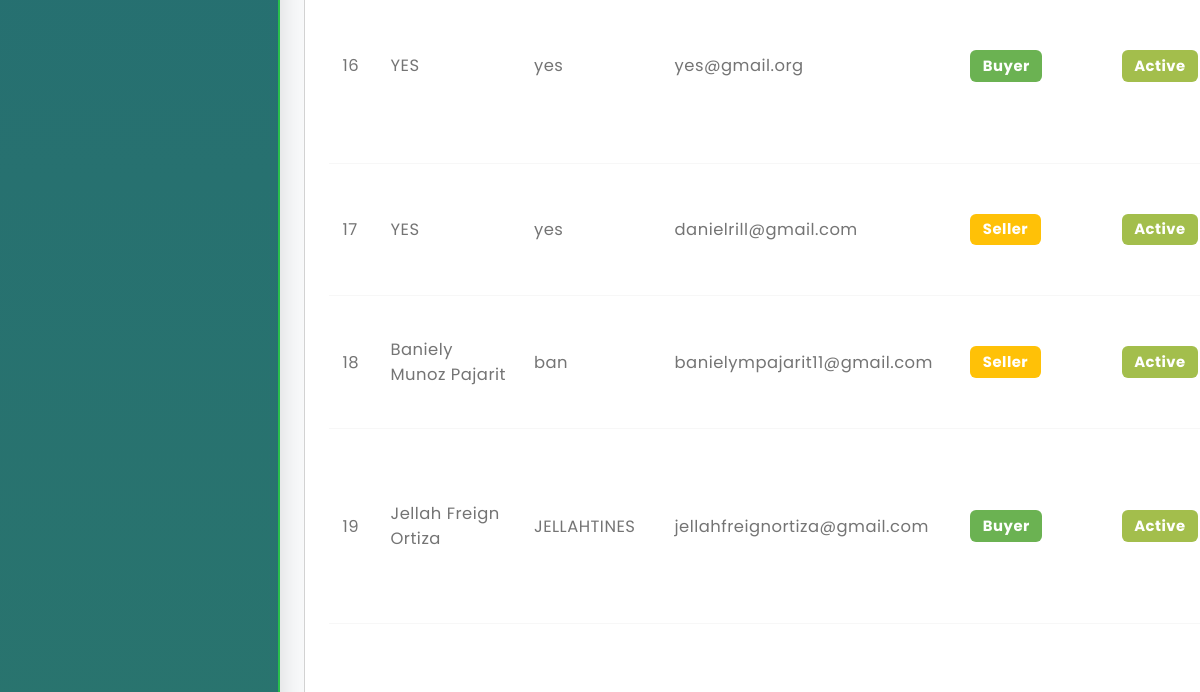
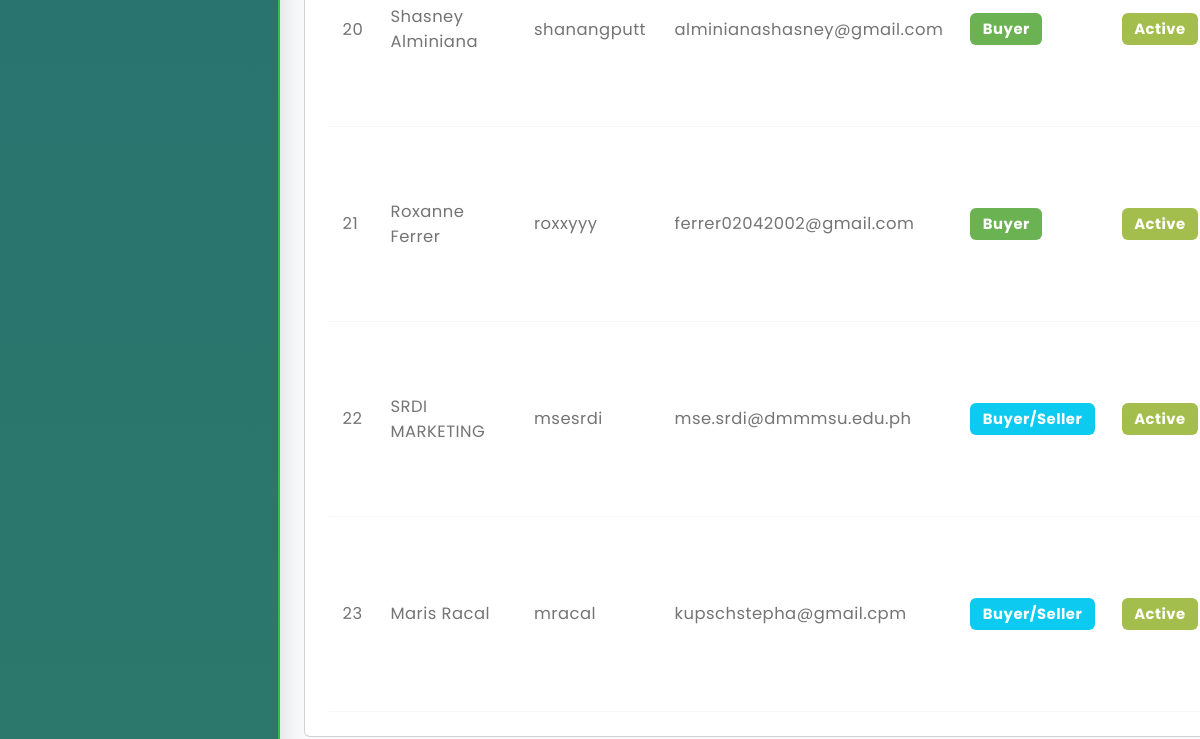
The page /admin/manageusers.php (signed in, lower part) on the database as committed earlier (2 pictures, top to bottom).
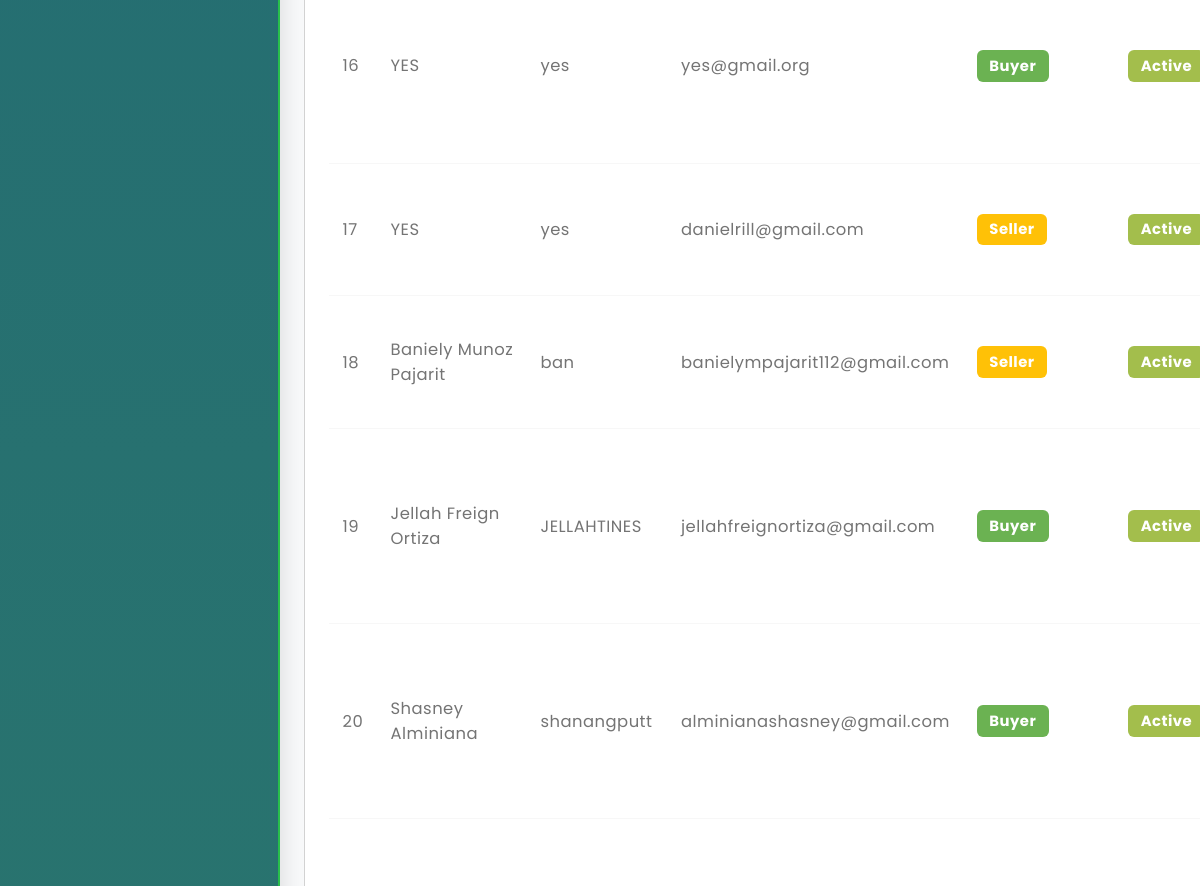
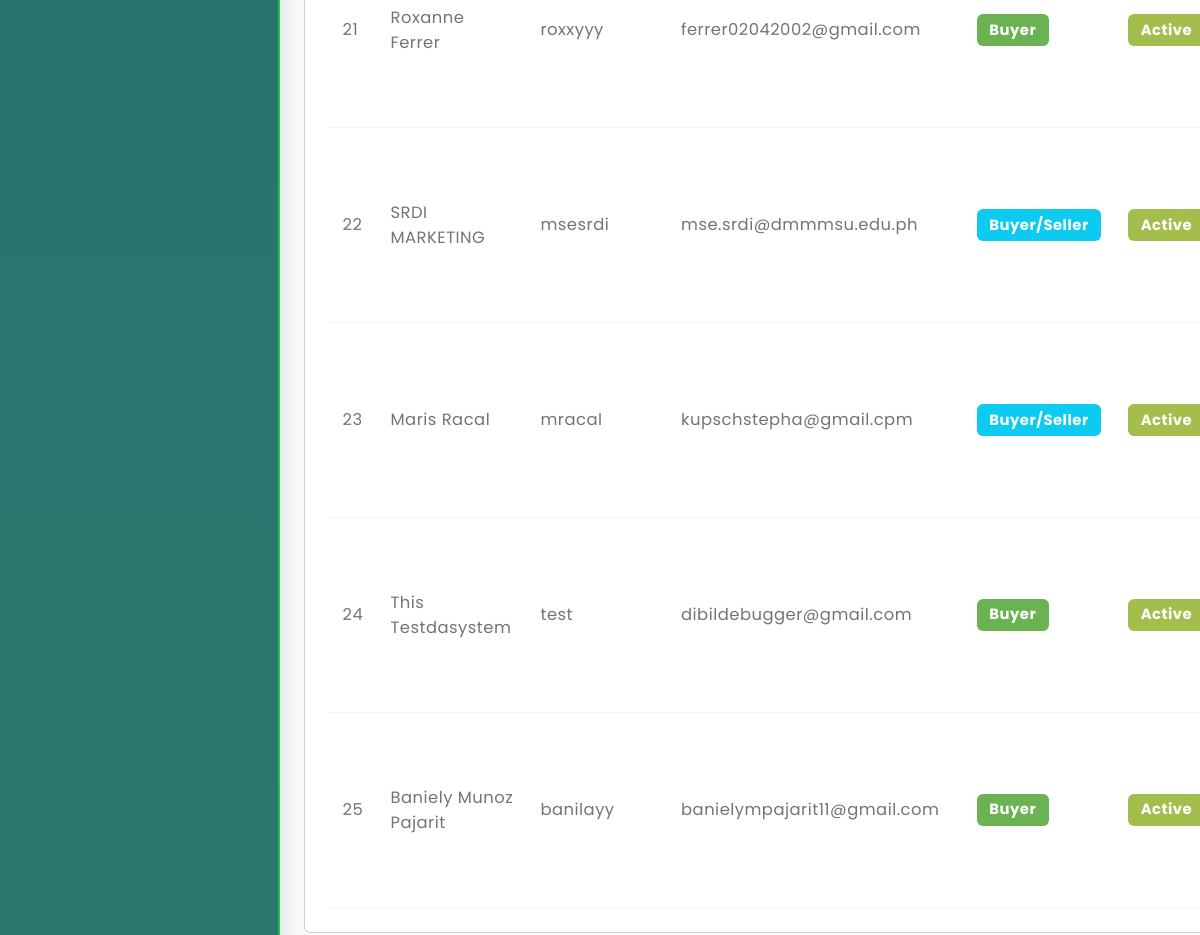
The same page on the database as committed later (2 pictures, top to bottom).
### tables this page shows
CREATE TABLE `buyers` (
  `buyer_id` int(11) NOT NULL AUTO_INCREMENT,
  `fullname` varchar(100) NOT NULL,
  `username` varchar(50) NOT NULL,
  `phone_number` varchar(20) NOT NULL,
  `email` varchar(100) NOT NULL,
  `password` varchar(255) NOT NULL,
  `address` text DEFAULT NULL,
  `documents` varchar(255) DEFAULT NULL,
  `status` enum('active','blocked') DEFAULT 'active',
  `created_at` timestamp NOT NULL DEFAULT current_timestamp(),
  `updated_at` timestamp NOT NULL DEFAULT current_timestamp() ON UPDATE current_timestamp(),
  `last_login` datetime DEFAULT NULL,
  `ecocoins_balance` decimal(10,2) NOT NULL DEFAULT 0.00,
  `reset_token` varchar(255) DEFAULT NULL,
  `reset_token_expires` datetime DEFAULT NULL,
  `reset_required` tinyint(1) DEFAULT 0,
  `failed_attempts` int(11) DEFAULT 0,
  `last_failed_attempt` datetime DEFAULT NULL,
  PRIMARY KEY (`buyer_id`),
  UNIQUE KEY `username` (`username`),
  UNIQUE KEY `email` (`email`)
);

CREATE TABLE `sellers` (
  `seller_id` int(11) NOT NULL AUTO_INCREMENT,
  `fullname` varchar(100) NOT NULL,
  `username` varchar(50) NOT NULL,
  `phone_number` varchar(20) NOT NULL,
  `email` varchar(100) NOT NULL,
  `password` varchar(255) NOT NULL,
  `address` text DEFAULT NULL,
  `documents` varchar(255) DEFAULT NULL,
  `status` enum('active','inactive') DEFAULT 'active',
  `created_at` timestamp NOT NULL DEFAULT current_timestamp(),
  `updated_at` timestamp NOT NULL DEFAULT current_timestamp() ON UPDATE current_timestamp(),
  `last_login` datetime DEFAULT NULL,
  `ecocoins_balance` decimal(10,2) NOT NULL DEFAULT 0.00,
  `gcash_qr` varchar(255) DEFAULT NULL,
  `failed_attempts` int(11) NOT NULL DEFAULT 0,
  `last_failed_at` datetime DEFAULT NULL,
  `reset_token` varchar(255) DEFAULT NULL,
  `reset_expires` datetime DEFAULT NULL,
  `locked_until` datetime DEFAULT NULL,
  `reset_token_expires` datetime DEFAULT NULL,
  `reset_required` tinyint(1) DEFAULT 0,
  PRIMARY KEY (`seller_id`),
  UNIQUE KEY `username` (`username`),
  UNIQUE KEY `email` (`email`)
);

### admin/manageusers.php (the view, shortened to what the changed rows need)
<?php
include 'adminheader.php';
require_once '../config/database.php';
try {
    $statusColumnExists = false;
    try {
        $stmt = $pdo->prepare("SHOW COLUMNS FROM Buyers LIKE 'status'");
        $stmt->execute();
        $statusColumnExists = $stmt->rowCount() > 0;
    } catch (PDOException $e) {
        $statusColumnExists = false;
    }
    if ($statusColumnExists) {
        $stmt = $pdo->prepare("
            SELECT buyer_id as id, fullname, username, email, phone_number, address, 'buyer' as user_type,
                   COALESCE(status, 'active') as status, created_at, NULL as business_docs
            FROM Buyers
        ");
    } else {
        $stmt = $pdo->prepare("
            SELECT buyer_id as id, fullname, username, email, phone_number, address, 'buyer' as user_type,
                   'active' as status, created_at, NULL as business_docs
            FROM Buyers
        ");
    }
    $stmt->execute();
    $buyers = $stmt->fetchAll();
    $stmt = $pdo->prepare("
        SELECT seller_id as id, fullname, username, email, phone_number, address, 'seller' as user_type,
               status, created_at, NULL as business_docs
        FROM Sellers
    ");
    $stmt->execute();
    $sellers = $stmt->fetchAll();
    $userAccounts = [];
    foreach ($buyers as $buyer) {
        $key = strtolower($buyer['email']);
        if (!isset($userAccounts[$key])) {
            $userAccounts[$key] = [
                'buyer' => $buyer,
                'seller' => null
            ];
        } else {
            $userAccounts[$key]['buyer'] = $buyer;
        }
    }
    foreach ($sellers as $seller) {
        $key = strtolower($seller['email']);
        if (!isset($userAccounts[$key])) {
            $userAccounts[$key] = [
                'buyer' => null,
                'seller' => $seller
            ];
        } else {
            $userAccounts[$key]['seller'] = $seller;
        }
    }
    $users = [];
    foreach ($userAccounts as $email => $accounts) {
        if ($accounts['buyer'] && $accounts['seller']) {
            $combinedUser = $accounts['buyer'];
            $combinedUser['user_type'] = 'buyer/seller';
            $combinedUser['buyer_id'] = $accounts['buyer']['id'];
            $combinedUser['seller_id'] = $accounts['seller']['id'];
            $combinedUser['buyer_status'] = $accounts['buyer']['status'];
            $combinedUser['seller_status'] = $accounts['seller']['status'];
            if (strtotime($accounts['buyer']['created_at']) < strtotime($accounts['seller']['created_at'])) {
                $combinedUser['created_at'] = $accounts['buyer']['created_at'];
            } else {
                $combinedUser['created_at'] = $accounts['seller']['created_at'];
            }
            $users[] = $combinedUser;
        } elseif ($accounts['buyer']) {
            $users[] = $accounts['buyer'];
        } elseif ($accounts['seller']) {
            $users[] = $accounts['seller'];
        }
    }
    usort($users, function($a, $b) {
        return strtotime($a['created_at']) - strtotime($b['created_at']);
    });
} catch (PDOException $e) {
    $users = [];
    $error_message = "Failed to load users: " . $e->getMessage();
}
?>
<div class="container users-fixed-panel" style="padding-top:40px;">
  <div class="mb-3">
  <br>
  <div class="card p-4">
    <div style="overflow-x:auto;">
    <table class="table table-hover align-middle" style="min-width:700px;">
      <tbody>
        <?php
        $i = 0;
        foreach ($users as $user):
        ?>
        <tr>
          <td><?php echo ++$i; ?></td>
          <td><?php echo htmlspecialchars($user['fullname']); ?></td>
          <td><?php echo htmlspecialchars($user['username']); ?></td>
          <td><?php echo htmlspecialchars($user['email']); ?></td>
          <td>
            <?php if ($user['user_type'] == 'buyer/seller'): ?>
              <span class="badge bg-info">Buyer/Seller</span>
            <?php else: ?>
              <span class="badge bg-<?php echo $user['user_type'] == 'buyer' ? 'primary' : 'warning'; ?>">
                <?php echo ucfirst($user['user_type']); ?>
              </span>
            <?php endif; ?>
          </td>
          <td>
            <?php if ($user['user_type'] == 'buyer/seller'): ?>
              <?php
              $buyerActive = ($user['buyer_status'] != 'blocked');
              $sellerActive = ($user['seller_status'] == 'approved' || $user['seller_status'] == 'active');
              if ($buyerActive && $sellerActive): ?>
                <span class="badge bg-success">Active</span>
              <?php elseif ($user['buyer_status'] == 'blocked'): ?>
                <span class="badge bg-danger">Blocked</span>
              <?php elseif ($user['seller_status'] == 'pending'): ?>
                <span class="badge bg-warning">Pending</span>
              <?php elseif ($user['seller_status'] == 'rejected'): ?>
                <span class="badge bg-danger">Rejected</span>
              <?php else: ?>
                <span class="badge bg-success">Active</span>
              <?php endif; ?>
            <?php elseif ($user['user_type'] == 'buyer'): ?>
              <?php if ($user['status'] == 'blocked'): ?>
                <span class="badge bg-danger">Blocked</span>
              <?php else: ?>
                <span class="badge bg-success">Active</span>
              <?php endif; ?>
            <?php else: ?>
              <?php if ($user['status'] == 'pending'): ?>
                <span class="badge bg-warning">Pending</span>
              <?php elseif ($user['status'] == 'approved'): ?>
                <span class="badge bg-success">Approved</span>
              <?php elseif ($user['status'] == 'rejected'): ?>
                <span class="badge bg-danger">Rejected</span>
              <?php elseif ($user['status'] == 'blocked'): ?>
                <span class="badge bg-danger">Blocked</span>
              <?php else: ?>
                <span class="badge bg-success">Active</span>
              <?php endif; ?>
            <?php endif; ?>
          </td>
        </tr>
        <?php endforeach; ?>
      </tbody>
    </table>
  </div>
</div>
</body>
</html>

Rows that differ between the two databases and show on the page:
changed sellers "Baniely Munoz Pajarit": email "banielympajarit11@gmail.com" → "banielympajarit112@gmail.com"
added buyers: fullname "This Testdasystem", username "test", email "dibildebugger@gmail.com", user_type "Buyer", shows "Active"
added buyers: fullname "Baniely Munoz Pajarit", username "banilayy", email "banielympajarit11@gmail.com", user_type "Buyer", shows "Active"
